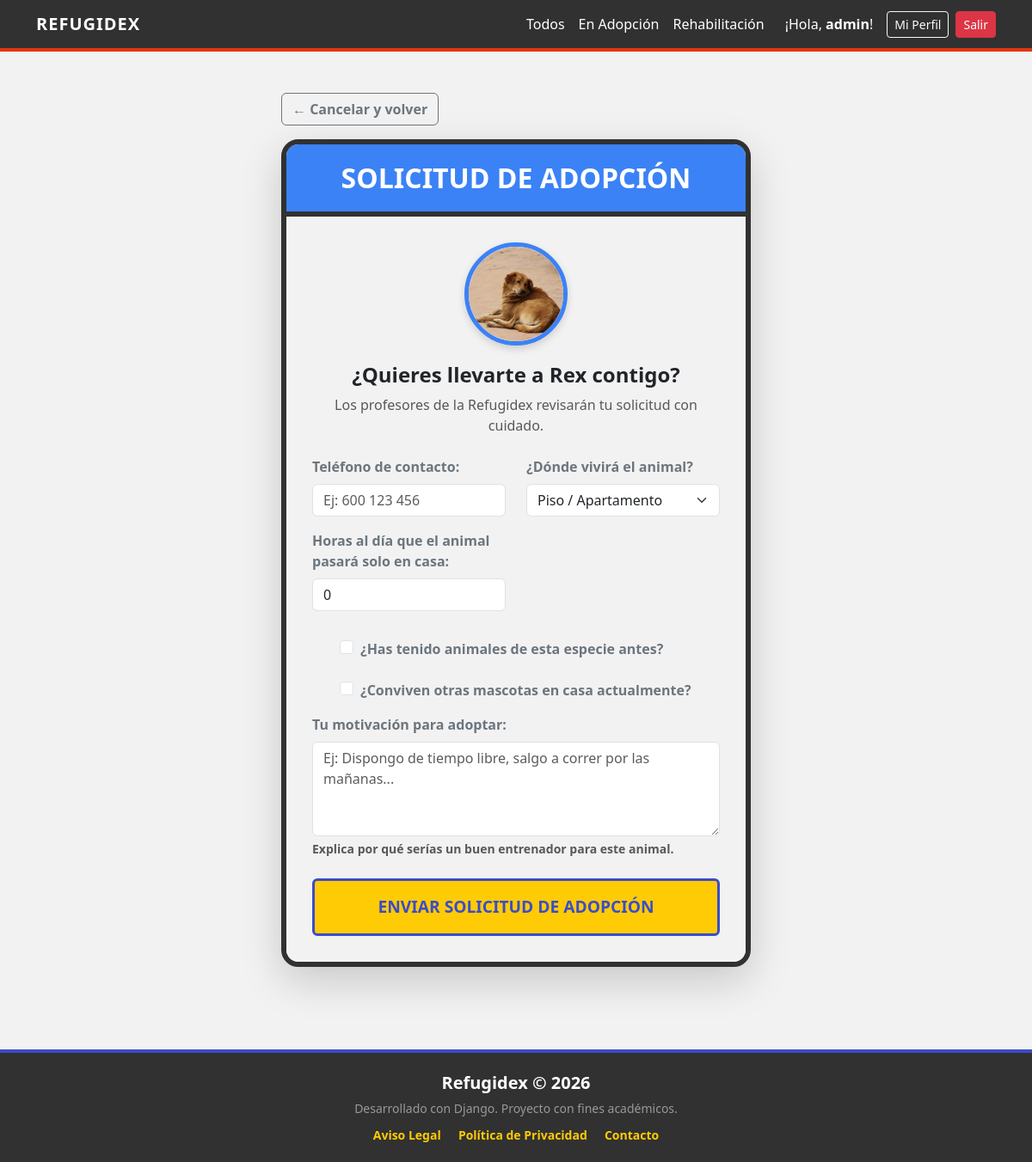
The app's page /animal/1/adoptar/ (signed in) with its own data.
### refugio/models.py (models this page shows, shortened)
class Animal(models.Model):
    OPCIONES_ESTADO = [
        ('ADOPCION', 'En Adopción'),
        ('REHAB', 'En Rehabilitación'),
        ('ADOPTADO', 'Adoptado'),
    ]
    nombre = models.CharField(max_length=100)
    especie = models.ForeignKey(Especie, on_delete=models.RESTRICT)
    rasgos = models.ManyToManyField(Rasgo, blank=True)
    foto = models.ImageField(upload_to='animales/', null=True, blank=True)
    fecha_nacimiento = models.DateField(null=True, blank=True)
    historia = models.TextField()
    estado = models.CharField(max_length=10, choices=OPCIONES_ESTADO, default='ADOPCION')

### refugio/views.py (the view)
# urls.py: path('animal/<int:animal_id>/adoptar/', views.adoptar_animal, name='adoptar_animal'),
@login_required
def adoptar_animal(request, animal_id):
    animal = get_object_or_404(Animal, pk=animal_id)
    if animal.estado != 'ADOPCION':
        messages.error(request, 'Este compañero no está disponible para adopción en este momento.')
        return redirect('detalle_animal', animal_id=animal.id)
    solicitud_existente = SolicitudAdopcion.objects.filter(
        usuario=request.user,
        animal=animal,
        estado__in=['PENDIENTE', 'APROBADA']
    ).exists()
    if solicitud_existente:
        messages.error(request, f'Ya tienes una solicitud en curso o aprobada para {animal.nombre}.')
        return redirect('mi_perfil')
    if request.method == 'POST':
        form = SolicitudAdopcionForm(request.POST)
        if form.is_valid():
            solicitud = form.save(commit=False)
            solicitud.usuario = request.user
            solicitud.animal = animal
            solicitud.save()
            messages.success(request, f'¡Has lanzado tu Pokéball! Tu solicitud para adoptar a {animal.nombre} ha sido enviada.')
            return redirect('mi_perfil')
    else:
        form = SolicitudAdopcionForm()
    return render(request, 'refugio/adoptar.html', {'form': form, 'animal': animal})

### refugio/templates/refugio/adoptar.html (shortened to what this page needs)
{% extends 'refugio/base.html' %}
{% block content %}
<div class="row justify-content-center mt-4 mb-5">
    <div class="col-md-8 col-lg-6">
        <a href="{% url 'detalle_animal' animal.id %}" class="btn btn-outline-secondary mb-3 fw-bold">← Cancelar y volver</a>
        <div class="pokeball-card shadow-lg">
            <div class="pokeball-top">
                <h2 class="fw-bold m-0 text-white">SOLICITUD DE ADOPCIÓN</h2>
            </div>
            <div class="pokeball-bottom text-center">
                {% if animal.foto %}
                    <img src="{{ animal.foto.url }}" class="animal-mini-pic" alt="{{ animal.nombre }}">
                {% else %}
                    <div class="animal-mini-pic d-inline-flex align-items-center justify-content-center bg-secondary text-white fw-bold fs-1 mb-3">?</div>
                {% endif %}
                <h4 class="fw-bold">¿Quieres llevarte a {{ animal.nombre }} contigo?</h4>
                <p class="text-muted mb-4">Los profesores de la Refugidex revisarán tu solicitud con cuidado.</p>
                <form method="post" class="text-start fw-bold text-secondary">
                    <div class="row">
                        <div class="col-md-6 mb-3">
                            <label class="form-label">{{ form.telefono.label }}</label>
                            {{ form.telefono }}
                        </div>
                        <div class="col-md-6 mb-3">
                            <label class="form-label">{{ form.tipo_vivienda.label }}</label>
                            {{ form.tipo_vivienda }}
                        </div>
                    </div>
                    <div class="row mb-3">
                        <div class="col-md-6 mb-2">
                            <label class="form-label">{{ form.horas_solitario.label }}</label>
                            {{ form.horas_solitario }}
                        </div>
                    </div>
                    <div class="mb-3 form-check d-flex align-items-center">
                        {{ form.experiencia_previa }}
                        <label class="form-check-label ms-2 mt-2">
                            {{ form.experiencia_previa.label }}
                        </label>
                    </div>
                    <div class="mb-3 form-check d-flex align-items-center">
                        {{ form.otras_mascotas }}
                        <label class="form-check-label ms-2 mt-2">
                            {{ form.otras_mascotas.label }}
                        </label>
                    </div>
                    <div class="mb-3">
                        <label class="form-label">{{ form.motivo.label }}</label>
                        {{ form.motivo }}
                        <div class="form-text text-muted small">{{ form.motivo.help_text }}</div>
                    </div>
                    <div class="d-grid mt-4">
                        <button type="submit" class="btn btn-pokemon py-3">ENVIAR SOLICITUD DE ADOPCIÓN</button>
                    </div>
                </form>
            </div>
        </div>
    </div>
</div>
{% endblock %}

### refugio/templates/refugio/base.html (shortened to what this page needs)
{% load static %}
<!DOCTYPE html>
<html lang="es">
<head>
    <link href="https://cdn.jsdelivr.net/npm/bootstrap@5.3.0/dist/css/bootstrap.min.css" rel="stylesheet">
    <link href="https://cdn.jsdelivr.net/npm/sweetalert2@11.7.3/dist/sweetalert2.min.css" rel="stylesheet">
</head>
<body>
    <nav class="navbar navbar-expand-lg navbar-dark mb-4">
        <div class="container">
            <a class="navbar-brand" href="{% url 'home' %}">REFUGIDEX</a>
            <div class="collapse navbar-collapse" id="navbarNav">
                <ul class="navbar-nav ms-auto align-items-center">
                    <li class="nav-item"><a class="nav-link" href="{% url 'lista_animales' %}">Todos</a></li>
                    <li class="nav-item"><a class="nav-link" href="{% url 'lista_animales' %}?estado=ADOPCION">En Adopción</a></li>
                    <li class="nav-item"><a class="nav-link" href="{% url 'lista_animales' %}?estado=REHAB">Rehabilitación</a></li>
                    {% if user.is_authenticated %}
                        <li class="nav-item ms-3">
                            <span class="text-white me-3">¡Hola, <b>{{ user.username }}</b>!</span>
                        </li>
                        <li class="nav-item">
                            <a class="btn btn-outline-light btn-sm me-2" href="{% url 'mi_perfil' %}">Mi Perfil</a>
                        </li>
                        <li class="nav-item">
                            <form method="post" action="{% url 'logout' %}" class="d-inline">
                                <button type="submit" class="btn btn-danger btn-sm">Salir</button>
                            </form>
                        </li>
                    {% endif %}
                </ul>
            </div>
        </div>
    </nav>
    <div class="container main-content">
        {% block content %}{% endblock %}
    </div>
    <footer class="site-footer mt-5">
        <div class="container text-center">
            <p class="mb-1 fw-bold fs-5">Refugidex © 2026</p>
            <p class="text-white-50 small mb-2">Desarrollado con Django. Proyecto con fines académicos.</p>
            <div>
                <a href="#" class="me-3 small">Aviso Legal</a>
                <a href="#" class="me-3 small">Política de Privacidad</a>
                <a href="#" class="small">Contacto</a>
            </div>
        </div>
    </footer>
</body>
</html>

### refugio/templates/refugio/base.html (style rules this page uses)
html, body { height: 100%; margin: 0; display: flex; flex-direction: column; }
body { background-color: #f2f2f2; font-family: 'Segoe UI', sans-serif; }
.main-content { flex: 1; }
.navbar { background-color: #313131; border-bottom: 4px solid #e3350d; }
.navbar-brand { color: white !important; font-weight: bold; letter-spacing: 1px; }
.nav-link { color: #fff !important; }
.site-footer { background-color: #313131; color: white; padding: 20px 0; border-top: 4px solid #3b4cca; margin-top: auto; }
.site-footer a { color: #ffcb05; text-decoration: none; font-weight: bold; }

### refugio/templates/refugio/adoptar.html (style rules this page uses)
.pokeball-card { border: 6px solid #313131; border-radius: 20px; overflow: hidden; background: white; }
.pokeball-top { background-color: #3b82f6; color: white; padding: 20px; text-align: center; border-bottom: 6px solid #313131; }
.pokeball-bottom { padding: 30px; background-color: #f2f2f2; }
.btn-pokemon { background-color: #ffcb05; color: #3b4cca; font-weight: bold; border: 3px solid #3b4cca; font-size: 1.2rem; transition: 0.2s; }
.animal-mini-pic { width: 120px; height: 120px; object-fit: cover; border-radius: 50%; border: 5px solid #3b82f6; box-shadow: 0 4px 10px rgba(0,0,0,0.15); background: white; margin-bottom: 20px; }
.form-check-label { font-weight: bold; color: #6c757d; }

### records on screen
Animal: foto (picture), nombre "Rex"

### other values on screen
{{ user.username }} "admin"
